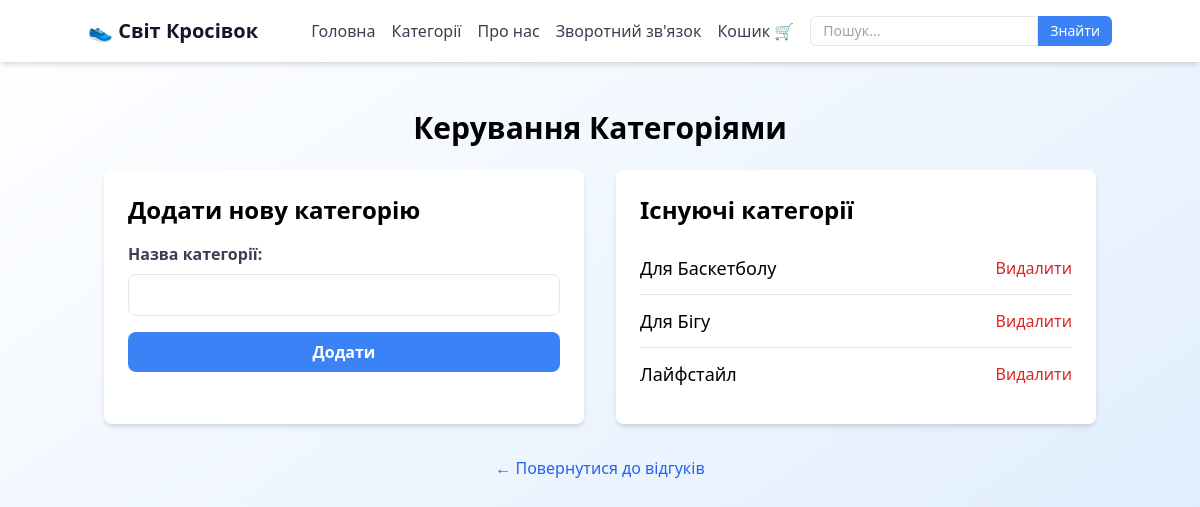
The page /admin/admin/categories on the database its author committed.
### tables this page shows
CREATE TABLE categories (
        id INTEGER PRIMARY KEY AUTOINCREMENT,
        name TEXT NOT NULL UNIQUE
    );

### routes/admin.py (the view, shortened to what this page needs)
@admin_bp.route('/admin/categories', methods=['GET', 'POST'])
def manage_categories():
    conn = get_db_conn()
    categories = conn.execute('SELECT * FROM categories ORDER BY name').fetchall()
    conn.close()
    return render_template('admin_categories.html', categories=categories)

### models.py (called while the page is built)
def get_db_conn():
    db_path = os.path.join(os.path.dirname(__file__), DB_NAME)
    conn = sqlite3.connect(db_path)
    conn.row_factory = sqlite3.Row
    return conn

### templates/admin_categories.html (shortened to what this page needs)
{% extends "base.html" %}
{% block content %}
<h1 class="text-3xl font-bold mb-6 text-center">Керування Категоріями</h1>
<div class="grid grid-cols-1 md:grid-cols-2 gap-8">
    <div class="bg-white p-6 rounded-lg shadow-md">
        <h2 class="text-2xl font-bold mb-4">Додати нову категорію</h2>
        <form method="POST" action="{{ url_for('admin.manage_categories') }}">
            <div class="mb-4">
                <label for="name" class="block text-gray-700 font-bold mb-2">Назва категорії:</label>
                <input type="text" name="name" id="name" class="w-full px-3 py-2 border rounded-lg" required>
            </div>
            <button type="submit" name="action" value="add" class="w-full bg-blue-500 hover:bg-blue-700 text-white font-bold py-2 px-4 rounded-lg">
                Додати
            </button>
        </form>
    </div>
    <div class="bg-white p-6 rounded-lg shadow-md">
        <h2 class="text-2xl font-bold mb-4">Існуючі категорії</h2>
        <ul class="divide-y divide-gray-200">
            {% for category in categories %}
            <li class="py-3 flex justify-between items-center">
                <span class="text-lg">{{ category['name'] }}</span>
                <form method="POST" action="{{ url_for('admin.delete_category', category_id=category['id']) }}">
                    <button type="submit" class="text-red-600 hover:text-red-900 font-medium">
                        Видалити
                    </button>
                </form>
            </li>
            {% else %}
            <li class="py-3 text-gray-500">Категорій ще немає.</li>
            {% endfor %}
        </ul>
    </div>
</div>
<p class="text-center mt-8">
    <a href="{{ url_for('admin.admin_dashboard') }}" class="text-blue-600 hover:underline">
        &larr; Повернутися до відгуків
    </a>
</p>
{% endblock %}

### rows shown on the page
categories: name "Для Баскетболу"
categories: name "Для Бігу"
categories: name "Лайфстайл"
